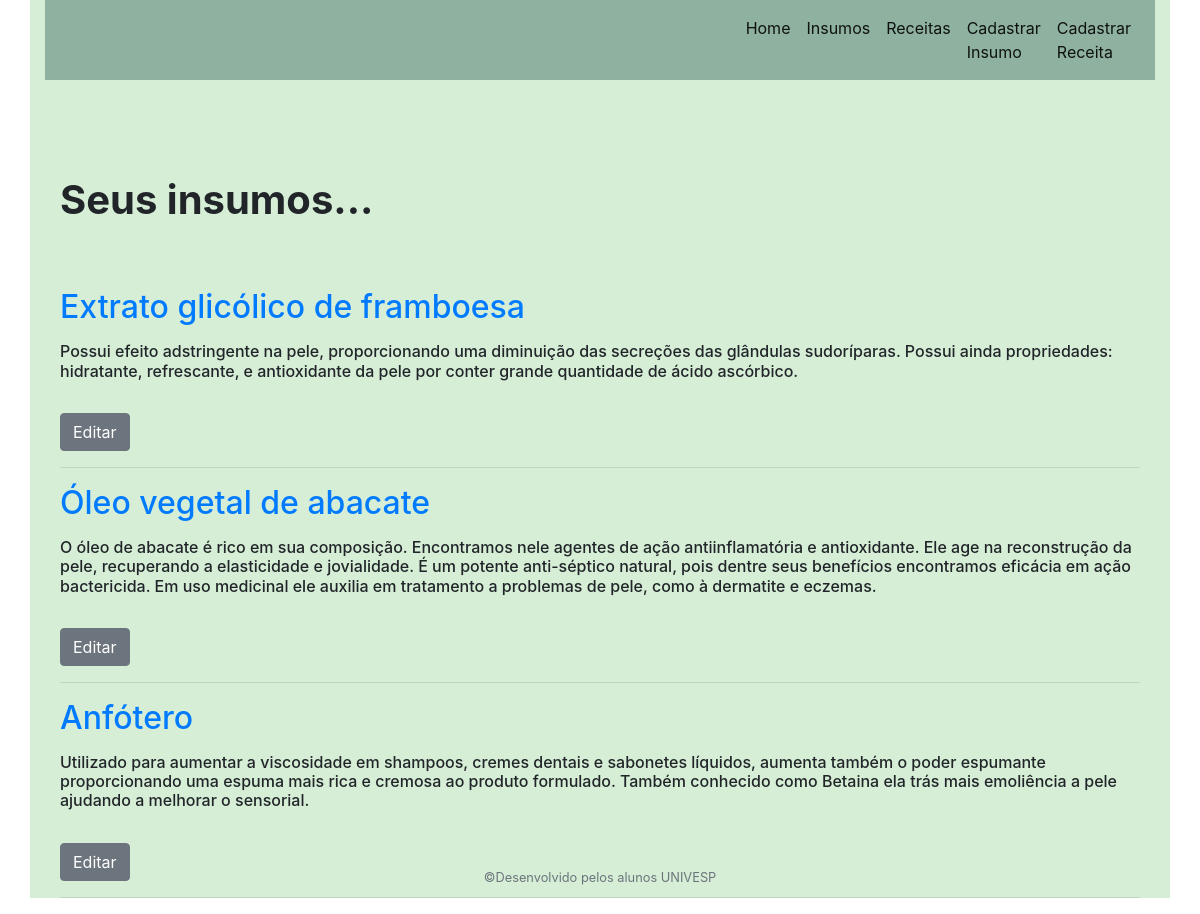
Page /cadastrados on the committed database.
### app.py (models this page shows)
class Insumos(db.Model):
    id = db.Column(db.Integer, primary_key=True)
    created = db.Column(db.DateTime, default=datetime.datetime.utcnow)
    nome_insumo = db.Column(db.String(80), nullable=False)
    beneficios = db.Column(db.String(500), nullable=False)

### app.py (the view)
@app.route('/cadastrados')
def cadastrados():
    conn = get_db_connection() #conecta com o BD
    insumos = conn.execute('SELECT * FROM insumos').fetchall()
    conn.close()
    return render_template('index.html', insumos=insumos)

### app.py (called while the page is built)
def get_db_connection():
    conn = sqlite3.connect('database.db')
    conn.row_factory = sqlite3.Row
    return conn

### templates/index.html (shortened to what this page needs)
{% extends 'base.html' %}
{% block content %}
    <h1>{% block title %} <br><br><strong>Seus insumos...</strong> <br><br> {% endblock %}</h1>
    {% for insumo in insumos %}
        <a href="{{ url_for('post', insumo_id=insumo['id']) }}">
            <h2><p> </p>{{ insumo['nome_insumo'] }}</h2>
        </a>
            <h6>{{ insumo['beneficios'] }}</h6>
            <br>
        <a href="{{ url_for('edit', id=insumo['id']) }}">
            <span class="btn btn-secondary">Editar<br></span>
        </a>
        <hr>
    {% endfor %}
{% endblock %}

### rows in the picture
Insumos: nome_insumo "Extrato glicólico de framboesa", beneficios "Possui efeito adstringente na pele, proporcionando uma diminuição das secreções das glândulas sudoríparas. Possui ainda propriedades: hidratante, refrescante, e antioxidante da pele por conter grande quantidade de ácido ascórbico."
Insumos: nome_insumo "Óleo vegetal de abacate", beneficios "O óleo de abacate é rico em sua composição. Encontramos nele agentes de ação antiinflamatória e antioxidante. Ele age na reconstrução da pele, recuperando a elasticidade e jovialidade. É um potente anti-séptico natural, pois dentre seus benefícios encontramos eficácia em ação bactericida. Em uso medicinal ele auxilia em tratamento a problemas de pele, como à dermatite e eczemas."
Insumos: nome_insumo "Anfótero", beneficios "Utilizado para aumentar a viscosidade em shampoos, cremes dentais e sabonetes líquidos, aumenta também o poder espumante proporcionando uma espuma mais rica e cremosa ao produto formulado. Também conhecido como Betaina ela trás mais emoliência a pele ajudando a melhorar o sensorial."
